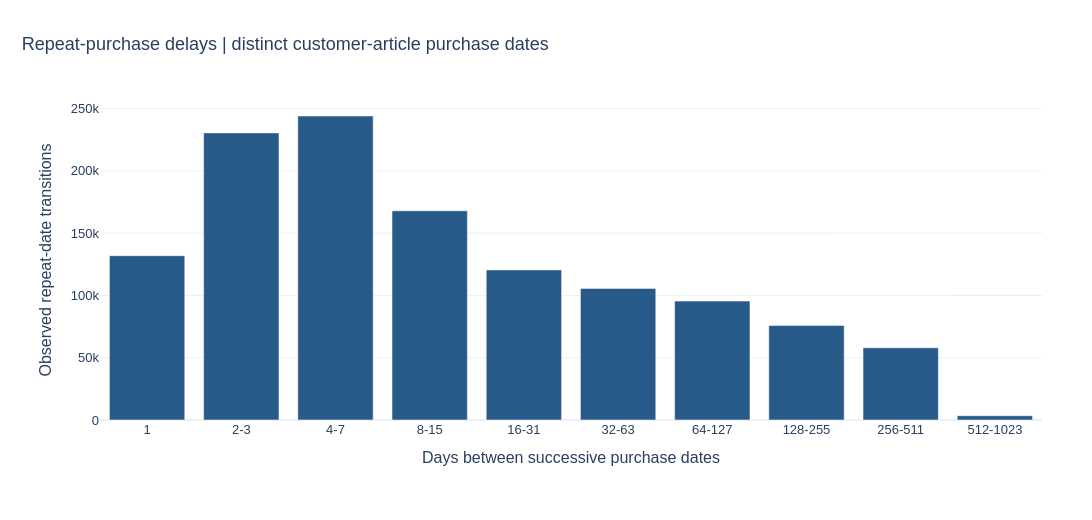

Notebook code for this chart:
### Markdown cell above
## 9. Delay between repeated purchases

**Question.** How much time separates successive distinct purchase dates for the same customer and article?

### Code cell
connection.sql('SELECT customer_id,article_id,t_dat,lag(t_dat) OVER(PARTITION BY customer_id,article_id ORDER BY t_dat) previous_date FROM (SELECT DISTINCT customer_id,article_id,t_dat FROM eda)').create_view('repeat_dates')
repeat_delays=query("SELECT date_diff('day',previous_date,t_dat) delay_days,count(*) repeat_events FROM repeat_dates WHERE previous_date IS NOT NULL GROUP BY delay_days ORDER BY delay_days")
assert repeat_delays['delay_days'].gt(0).all()
repeat_delays['delay_band']=np.floor(np.log2(repeat_delays['delay_days'])).astype(int)
delay_bands=repeat_delays.groupby('delay_band')['repeat_events'].sum().reset_index()
delay_bands['range']=delay_bands['delay_band'].map(lambda b: str(2**b) if b==0 else f'{2**b}-{2**(b+1)-1}')
fig=px.bar(delay_bands,x='range',y='repeat_events',labels={'range':'Days between successive purchase dates','repeat_events':'Observed repeat-date transitions'},
    title='Repeat-purchase delays | distinct customer-article purchase dates')
show_figure(fig, PROJECT_ROOT, 'eda_repeat_delays')
connection.register('_customer_activity',customer_activity[['customer_id','transaction_rows']])
repeat_by_activity=query("SELECT CASE WHEN a.transaction_rows<=10 THEN '1-10 rows' WHEN a.transaction_rows<=50 THEN '11-50 rows' ELSE '51+ rows' END activity_band,count(*) repeat_events,median(date_diff('day',r.previous_date,r.t_dat)) median_delay_days FROM repeat_dates r JOIN _customer_activity a USING(customer_id) WHERE r.previous_date IS NOT NULL GROUP BY activity_band")
display(repeat_by_activity)

### Figure 1 — Plotly figure (JSON) as saved in the notebook; plotly's stock layout.template omitted (floating-point values rounded to 4 significant figures)
{"data": [{"hovertemplate": "Days between successive purchase dates=%{x}<br>Observed repeat-date transitions=%{y}<extra></extra>", "legendgroup": "", "marker": {"color": "#285A89", "pattern": {"shape": ""}}, "name": "", "orientation": "v", "showlegend": false, "textposition": "auto", "type": "bar", "x": ["1", "2-3", "4-7", "8-15", "16-31", "32-63", "64-127", "128-255", "256-511", "512-1023"], "xaxis": "x", "y": [131924, 230534, 244089, 167939, 120505, 105680, 95454, 75916, 57962, 3461], "yaxis": "y"}], "layout": {"barmode": "relative", "colorway": ["#285A89", "#B67824", "#687B38", "#9B596D", "#78629A"], "font": {"family": "Arial", "size": 13}, "height": 520, "legend": {"orientation": "h", "tracegroupgap": 0, "x": 0, "y": 1.02, "yanchor": "bottom"}, "margin": {"b": 100, "l": 100, "r": 50, "t": 100}, "title": {"font": {"size": 18}, "text": "Repeat-purchase delays | distinct customer-article purchase dates", "x": 0.02, "xanchor": "left"}, "width": 1100, "xaxis": {"anchor": "y", "domain": [0, 1], "title": {"text": "Days between successive purchase dates"}}, "yaxis": {"anchor": "x", "domain": [0, 1], "title": {"text": "Observed repeat-date transitions"}}}}
